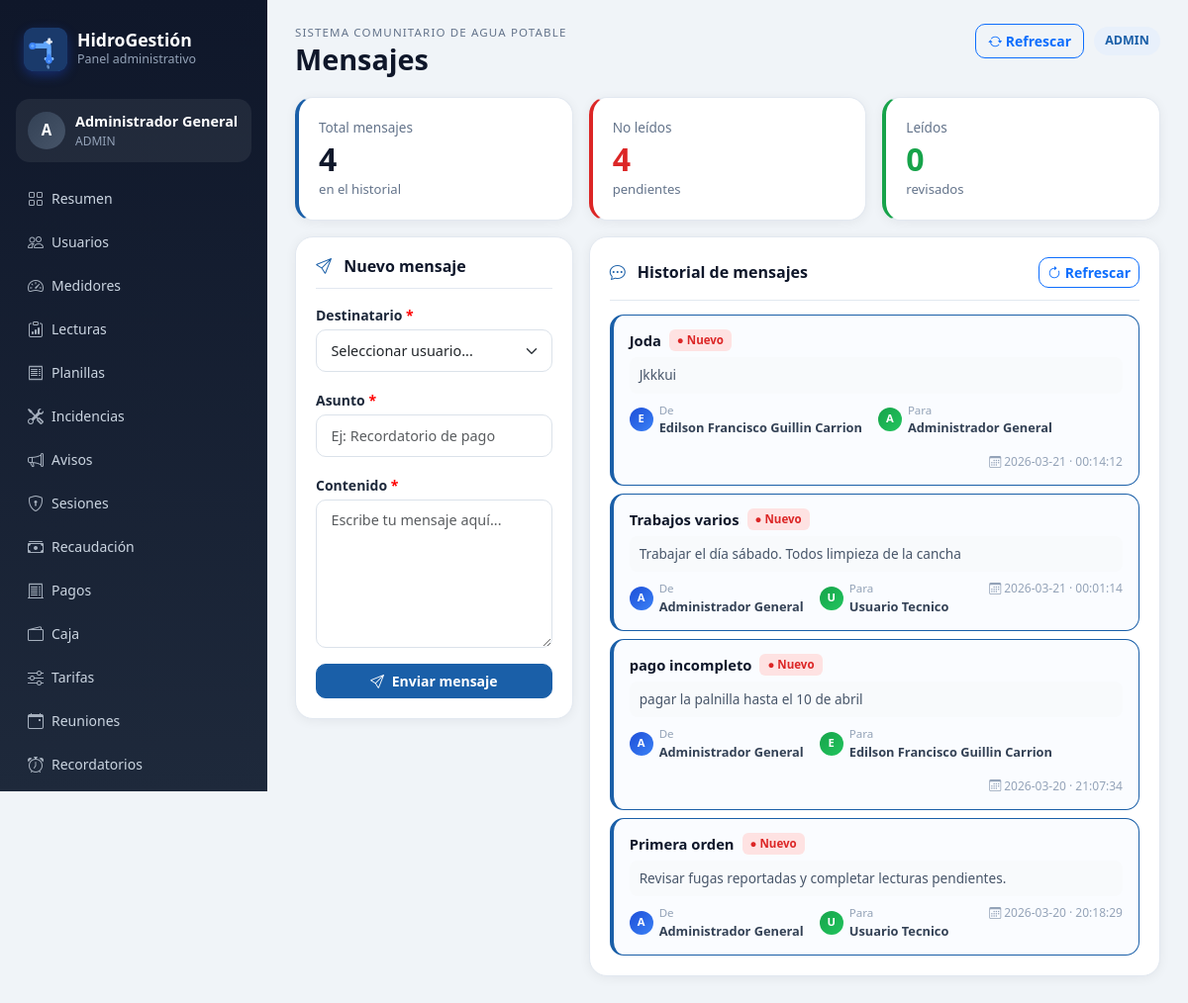
Before: /dashboard/mensajes (signed in) with the older database file.
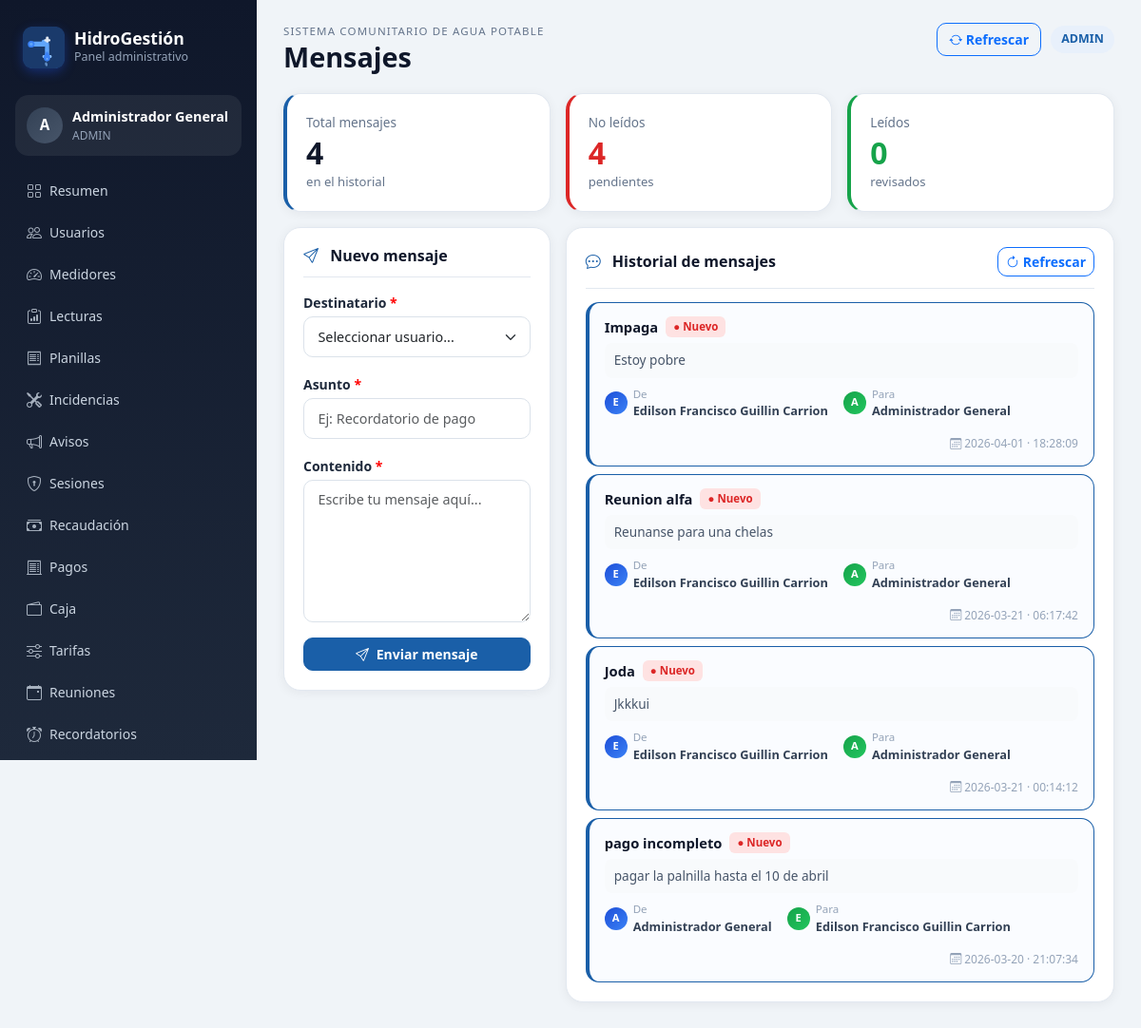
After: the same page with the newer database file.
### app/models.py (models this page shows)
class TimestampMixin:
    creado_en = db.Column(db.DateTime, default=datetime.utcnow, nullable=False)
    actualizado_en = db.Column(db.DateTime, onupdate=datetime.utcnow)

class Mensaje(TimestampMixin, db.Model):
    __tablename__ = 'mensajes'
    id = db.Column(db.Integer, primary_key=True)
    remitente_id = db.Column(db.Integer, db.ForeignKey('usuarios.id'), nullable=False)
    destinatario_id = db.Column(db.Integer, db.ForeignKey('usuarios.id'), nullable=False)
    asunto = db.Column(db.String(150), nullable=False)
    contenido = db.Column(db.Text, nullable=False)
    estado = db.Column(db.String(20), default='ENVIADO', nullable=False)
    leido = db.Column(db.Boolean, default=False, nullable=False)
    fecha = db.Column(db.String(10), nullable=False)
    hora = db.Column(db.String(8), nullable=False)
    remitente = db.relationship('Usuario', foreign_keys=[remitente_id], backref='mensajes_enviados')
    destinatario = db.relationship('Usuario', foreign_keys=[destinatario_id], backref='mensajes_recibidos')

class Usuario(TimestampMixin, db.Model):
    __tablename__ = 'usuarios'
    id = db.Column(db.Integer, primary_key=True)
    rol_id = db.Column(db.Integer, db.ForeignKey('roles.id'), nullable=False)
    cedula = db.Column(db.String(20), unique=True)
    nombres = db.Column(db.String(120), nullable=False)
    apellidos = db.Column(db.String(120), nullable=False)
    telefono = db.Column(db.String(20))
    email = db.Column(db.String(120), unique=True)
    username = db.Column(db.String(80), unique=True)
    password_hash = db.Column(db.String(255), nullable=False)
    foto_perfil = db.Column(db.String(255))
    direccion_referencia = db.Column(db.String(255))
    estado = db.Column(db.String(20), default='ACTIVO', nullable=False)
    ultimo_login = db.Column(db.DateTime)
    rol = db.relationship('Rol', backref='usuarios')
    @property
    def nombre_completo(self) -> str:
        return f"{self.nombres} {self.apellidos}".strip()

### app/routes/dashboard.py (the view, shortened to what this page needs)
@dashboard_bp.route('/mensajes', methods=['GET', 'POST'])
@dashboard_required
def mensajes_view():
    msgs = Mensaje.query.order_by(Mensaje.id.desc()).limit(100).all()
    users = Usuario.query.order_by(Usuario.nombres).all()
    return render_template('dashboard/mensajes.html', mensajes=msgs, usuarios=users)

### app/routes/dashboard.py (called while the page is built)
def dashboard_required(view_func):
    from functools import wraps
    @wraps(view_func)
    def wrapper(*args, **kwargs):
        if not session.get('web_user_id'):
            return redirect(url_for('dashboard.login_page'))
        return view_func(*args, **kwargs)
    return wrapper

### app/templates/dashboard/mensajes.html (shortened to what the changed rows need)
{% extends 'dashboard/base.html' %}
{% block page_title %}Mensajes{% endblock %}
{% block content %}
{% set total = mensajes|length %}
{% set no_leidos = mensajes|rejectattr('leido')|list|length %}
<div class="row g-3">
    <div class="col-lg-8">
        <div class="panel-card">
            {% if mensajes %}
            <div class="list-stack">
                {% for m in mensajes %}
                <div style="
                    border:1px solid {% if not m.leido %}#1a5fa8{% else %}#e2e8f0{% endif %};
                    border-radius:14px;
                    padding:14px 16px;
                    border-left:4px solid {% if not m.leido %}#1a5fa8{% else %}#e2e8f0{% endif %};
                    background:{% if not m.leido %}#fafcff{% else %}#fff{% endif %};
                    transition:box-shadow .2s;
                " onmouseover="this.style.boxShadow='0 4px 16px rgba(0,0,0,.08)'"
                   onmouseout="this.style.boxShadow='none'">
                    <div style="display:flex;justify-content:space-between;align-items:flex-start;gap:10px;">
                        <div style="flex:1;">
                            <div style="display:flex;align-items:center;gap:8px;flex-wrap:wrap;margin-bottom:6px;">
                                <span style="font-weight:700;font-size:.92rem;color:#0f172a;">
                                    {{ m.asunto }}
                                </span>
                                {% if not m.leido %}
                                <span style="padding:2px 8px;border-radius:6px;font-size:.72rem;font-weight:700;background:#fee2e2;color:#dc2626;">
                                    ● Nuevo
                                </span>
                                {% else %}
                                <span style="padding:2px 8px;border-radius:6px;font-size:.72rem;font-weight:600;background:#f1f5f9;color:#94a3b8;">
                                    <i class="bi bi-check2"></i> Leído
                                </span>
                                {% endif %}
                            </div>
                            <div style="font-size:.85rem;color:#475569;margin-bottom:8px;line-height:1.5;
                                background:#f8fafc;border-radius:8px;padding:8px 10px;">
                                {{ m.contenido[:200] ~ '...' if m.contenido and m.contenido|length > 200 else (m.contenido or '') }}
                            </div>
                            <div style="display:flex;gap:16px;flex-wrap:wrap;">
                                <div style="display:flex;align-items:center;gap:6px;">
                                    <div style="
                                        width:24px;height:24px;border-radius:50%;
                                        background:linear-gradient(135deg,#1d4ed8,#3b82f6);
                                        display:grid;place-items:center;
                                        color:white;font-size:.7rem;font-weight:700;
                                    ">
                                        {{ (m.remitente.nombres[:1] if m.remitente and m.remitente.nombres else '?').upper() }}
                                    </div>
                                    <div>
                                        <div style="font-size:.72rem;color:#94a3b8;">De</div>
                                        <div style="font-size:.8rem;font-weight:600;color:#334155;">
                                            {{ m.remitente.nombre_completo if m.remitente else '-' }}
                                        </div>
                                    </div>
                                </div>
                                <div style="display:flex;align-items:center;gap:6px;">
                                    <div style="
                                        width:24px;height:24px;border-radius:50%;
                                        background:linear-gradient(135deg,#16a34a,#22c55e);
                                        display:grid;place-items:center;
                                        color:white;font-size:.7rem;font-weight:700;
                                    ">
                                        {{ (m.destinatario.nombres[:1] if m.destinatario and m.destinatario.nombres else '?').upper() }}
                                    </div>
                                    <div>
                                        <div style="font-size:.72rem;color:#94a3b8;">Para</div>
                                        <div style="font-size:.8rem;font-weight:600;color:#334155;">
                                            {{ m.destinatario.nombre_completo if m.destinatario else '-' }}
                                        </div>
                                    </div>
                                </div>
                                <div style="font-size:.75rem;color:#94a3b8;margin-left:auto;">
                                    <i class="bi bi-calendar3"></i> {{ m.fecha or '-' }}
                                    {% if m.hora %}· {{ m.hora }}{% endif %}
                                </div>
                            </div>
                        </div>
                    </div>
                </div>
                {% endfor %}
            </div>
            {% else %}
            <div class="empty-state">
                <i class="bi bi-chat-slash" style="font-size:2rem;display:block;margin-bottom:8px;color:#cbd5e1;"></i>
                No hay mensajes registrados.
            </div>
            {% endif %}
        </div>
    </div>
</div>
{% endblock %}

Changed rows visible on the page:
removed Mensaje: asunto "Trabajos varios", leido "● Nuevo", contenido "Trabajar el día sábado. Todos limpieza de la cancha", Usuario.nombres "A", remitente "Administrador General", destinatario "Usuario Tecnico", fecha "2026-03-21", hora "00:01:14"
removed Usuario: nombres "U"
removed Mensaje: asunto "Primera orden", leido "● Nuevo", contenido "Revisar fugas reportadas y completar lecturas pendientes.", Usuario.nombres "A", remitente "Administrador General", destinatario "Usuario Tecnico", fecha "2026-03-20", hora "20:18:29"
added Mensaje: asunto "Impaga", leido "● Nuevo", contenido "Estoy pobre", Usuario.nombres "E", remitente "Edilson Francisco Guillin Carrion", Usuario.nombres "A", destinatario "Administrador General", fecha "2026-04-01", hora "18:28:09"
added Mensaje: asunto "Reunion alfa", leido "● Nuevo", contenido "Reunanse para una chelas", Usuario.nombres "E", remitente "Edilson Francisco Guillin Carrion", Usuario.nombres "A", destinatario "Administrador General", fecha "2026-03-21", hora "06:17:42"
